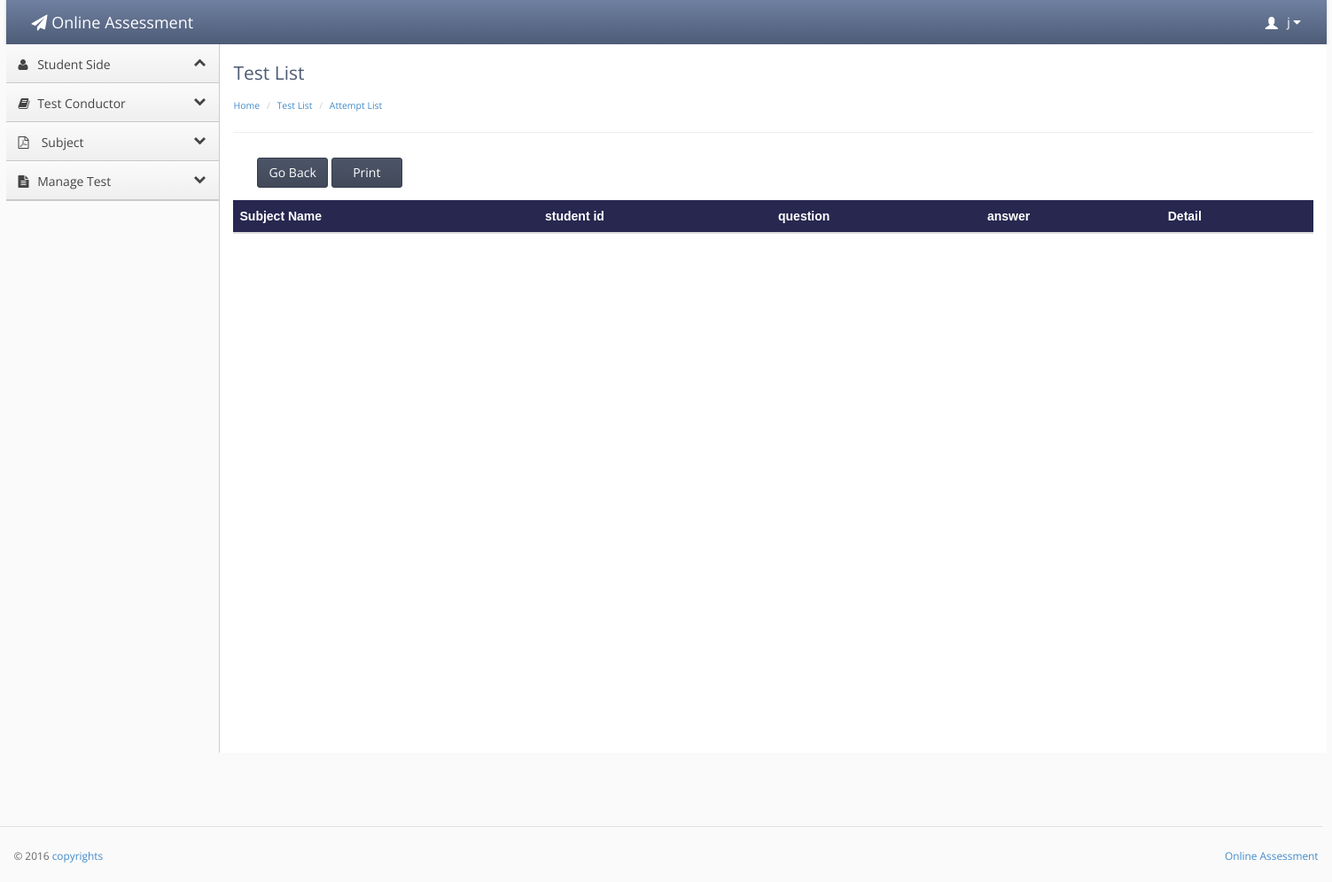
/student_attempt_list.php?id=2 (signed in), run on an earlier commit of the app's database.
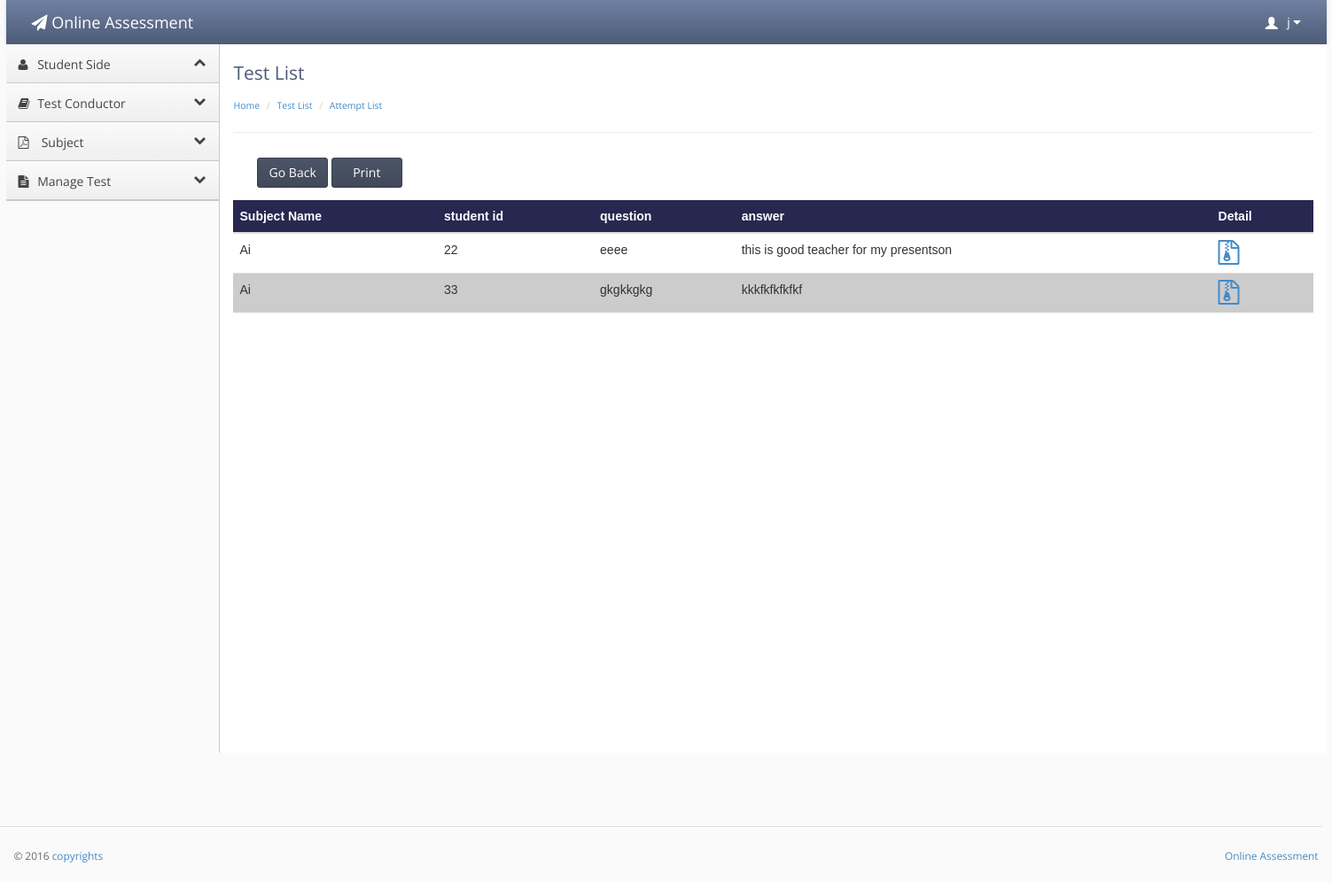
And on a later commit of the database.
### tables this page shows
CREATE TABLE IF NOT EXISTS `teacher_conductor` (
`teacher_id` int(20) NOT NULL,
  `user` varchar(20) NOT NULL,
  `f_name` varchar(20) NOT NULL,
  `l_name` varchar(30) NOT NULL,
  `password` varchar(20) NOT NULL,
  `email` varchar(40) NOT NULL,
  `contact` int(17) NOT NULL,
  `address` varchar(40) NOT NULL,
  `city` varchar(20) NOT NULL,
  `code` int(10) NOT NULL,
  `account` enum('Admin','teacher') NOT NULL DEFAULT 'teacher'
);

CREATE TABLE IF NOT EXISTS `student_question` (
`id` int(10) NOT NULL,
  `student_id` int(10) NOT NULL,
  `question_id` int(10) NOT NULL,
  `t_code` int(10) NOT NULL,
  `s_answer` varchar(5000) NOT NULL,
  `answer` enum('answered','unanswered','review') NOT NULL DEFAULT 'answered'
);

CREATE TABLE IF NOT EXISTS `subject` (
`subject_id` int(10) unsigned NOT NULL,
  `name` varchar(100) NOT NULL,
  `description` varchar(100) NOT NULL
);

CREATE TABLE IF NOT EXISTS `student` (
`student_id` int(20) NOT NULL,
  `user` varchar(20) NOT NULL,
  `f_name` varchar(20) NOT NULL,
  `l_name` varchar(20) NOT NULL,
  `password` varchar(20) NOT NULL,
  `email` varchar(30) NOT NULL,
  `contact` int(20) NOT NULL,
  `address` varchar(50) NOT NULL,
  `city` varchar(20) NOT NULL,
  `code` int(20) NOT NULL,
  `image` varchar(1000) DEFAULT NULL
);

CREATE TABLE IF NOT EXISTS `question` (
`question_id` int(10) NOT NULL,
  `question` varchar(1000) NOT NULL,
  `answer` varchar(500) NOT NULL,
  `marks` int(10) NOT NULL,
  `t_code` int(10) unsigned NOT NULL
);

### student_attempt_list.php (the view, shortened to what this page needs)
<?php
if(!isset($_SESSION['username']))
{
header('location:main_user.php');
}
else {
?><!doctype html>
<html lang="en"><head>
    <link rel="stylesheet" type="text/css" href="lib/bootstrap/css/bootstrap.css">
    <link rel="stylesheet" href="lib/font-awesome/css/font-awesome.css">
    <link rel="stylesheet" type="text/css" href="stylesheets/theme.css">
    <link rel="stylesheet" type="text/css" href="stylesheets/premium.css">
</head>
<body class=" theme-blue">
<div style="width:100%; height:auto;">
<div style="width:1490px; margin-left:auto; margin-right:auto; ">
    <div class="navbar navbar-default" role="navigation">
        <div class="navbar-header">
          <a class="" href="index.html"><span class="navbar-brand"><span class="fa fa-paper-plane"></span> Online Assessment</span></a></div>
           <?php
  if(isset($_SESSION['username']))
  {
  $id =$_SESSION['username'];
 $result = mysql_query("select * from teacher_conductor
WHERE teacher_conductor.user = '$id'");
while($row = mysql_fetch_array($result))
{
?>
        <div class="navbar-collapse collapse" style="height: 1px;">
          <ul id="main-menu" class="nav navbar-nav navbar-right">
            <li class="dropdown hidden-xs">
                <a href="#" class="dropdown-toggle" data-toggle="dropdown">
                    <span class="glyphicon glyphicon-user padding-right-small" style="position:relative;top: 3px;"></span>
                     <?php echo $row['f_name'];?>
                    <i class="fa fa-caret-down"></i>
                </a>
            </li>
          </ul>
        </div>
      </div>
    </div></div>
<?php }}?>
<div style="width:100%; height:auto;">
<div style="width:1490px; margin-left:auto; margin-right:auto; "><strong></strong>
  <div class="sidebar-nav">
    <ul>
    <li><a href="#" data-target=".dashboard-menu" class="nav-header" data-toggle="collapse"><i class="fa fa-fw fa-user"></i> Student Side<i class="fa fa-collapse"></i></a></li>
<a href="#" data-target=".premium-menu" class="nav-header collapsed" data-toggle="collapse"><i class="fa fa-fw fa-book"></i> Test Conductor<i class="fa fa-collapse"></i></a></li>
        <li><a href="#" data-target=".accounts-menu" class="nav-header collapsed" data-toggle="collapse"><i class="fa fa-file-pdf-o "></i> Subject   <i class="fa fa-collapse"></i></a></li>
        <li><a href="#" data-target=".legal-menu" class="nav-header collapsed" data-toggle="collapse"><i class="fa fa-fw fa-file-text"></i> Manage Test<i class="fa fa-collapse"></i></a></li>
        <li><ul class="legal-menu nav nav-list collapse in ">
    </ul></li>
            </ul>
    </div>
    <div class="content">
        <div class="header">
            <h1 class="page-title">Test List</h1>
                    <ul class="breadcrumb">
           <li><a href="index.php">Home</a> </li>
           <li><a href="test_list.php">Test List</a> </li>
           <li><a href="">Attempt List</a> </li>
        </ul>
        </div>
         <div id="no_print">
                       <center>
                            <button type="submit"  class="btn btn-primary btn_submit" onClick="window.history.back(-1) " style="width:80px; margin-left:-1000px;">Go Back</button>
                      		<button type="submit" class="btn btn-primary btn_submit hidden-xs" onClick="window.print() " style="width:80px;">Print</button>
                       </center>
                      </div>
        <div class="main-content">
<table class="table">
  <thead>
     <tr style="background-color:#272750; color:#FFFFFF;">
    <th>Subject Name </th>
    <th>student id </th>
       <th>question  </th>
        <th>answer </th>
          <th>Detail</th>
          </tr>
  </thead>
  <tbody>
    <tr>
  <?php
if(isset($_GET['id'])){
$id = $_GET['id'];
$result = mysql_query("SELECT student_question.*,student.*,test.*,subject.*,question.* FROM  student_question
INNER JOIN student ON student_question.student_id=student.student_id
INNER JOIN test ON test.t_code = student_question.t_code
INNER JOIN subject ON test.subject_id = subject.subject_id
INNER JOIN question ON question.question_id=student_question.question_id
  where  student_question.t_code = '$id' ");
while($row = mysql_fetch_array($result))
{
?>
   <td><?php echo $row['name'];?></td>
          <td><?php echo $row['code'];?></td>
           <td><?php echo $row['question'];?></td>
            <td><?php echo $row['s_answer'];?></td>
      <td>
                <a href="student_report1.php?id=<?php echo $row['t_code']; ?>&s_id=<?php echo $row['student_id']; ?>"><i class="fa fa-file-zip-o fa-2x"></a></td>
    </tr>
   <?php }} ?>
  </tbody>
</table>
 </div>
  </div>
            <footer>
                <hr style="width:1500px">
                <p class="pull-right"><a href="" target=""> Online Assessment</a></p>
                <p>© 2016 <a href="" target="">copyrights</a></p>
            </footer>
</div></div>
</body></html>
<?php } ?>

What changed in the data, as far as the page shows it:
added student_question: subject.name "Ai", student.code "22", question.question "eeee", s_answer "this is good teacher for my presentson"
added student_question: subject.name "Ai", student.code "33", question.question "gkgkkgkg", s_answer "kkkfkfkfkfkf"
